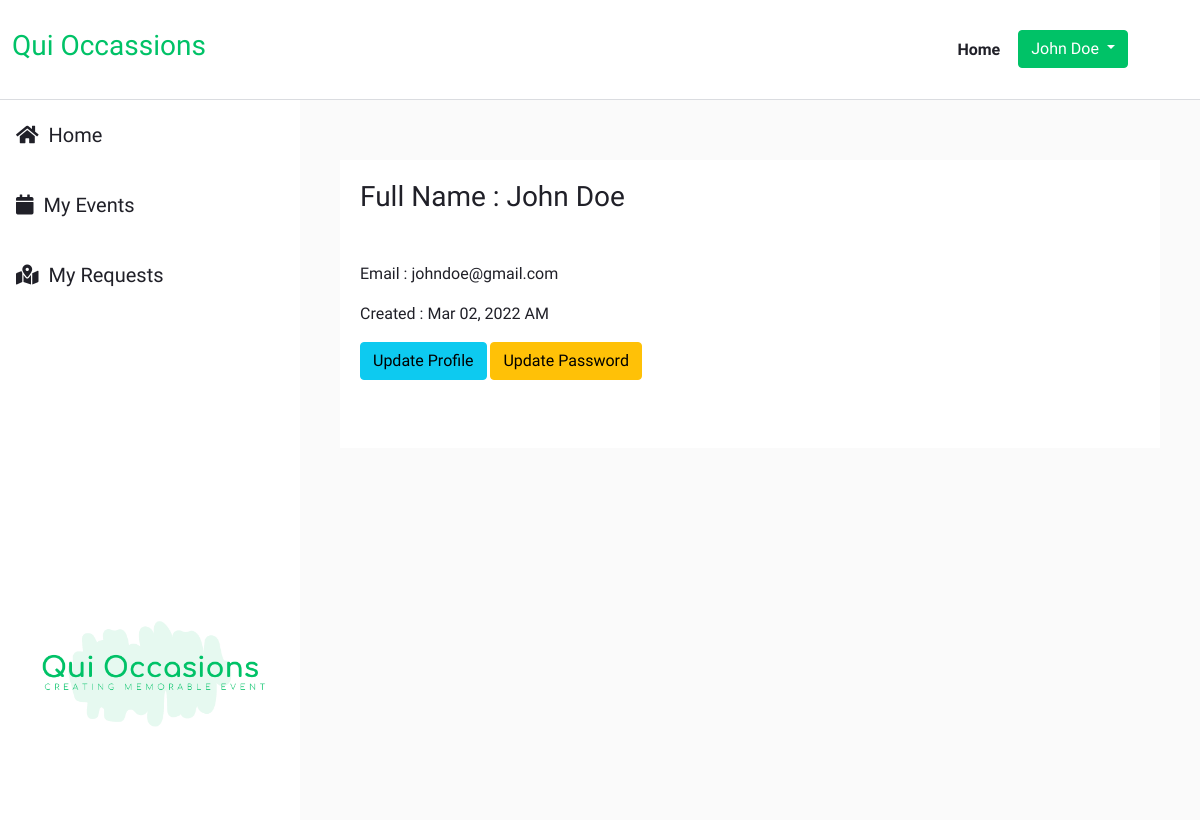
Page /dash/index.php?page=profile (signed in) on the committed database.
### tables this page shows
CREATE TABLE `users` (
  `id` int(11) NOT NULL AUTO_INCREMENT,
  `full_name` varchar(150) NOT NULL,
  `email` varchar(100) NOT NULL,
  `password` varchar(255) NOT NULL,
  `created_at` datetime DEFAULT CURRENT_TIMESTAMP,
  PRIMARY KEY (`id`),
  UNIQUE KEY `email` (`email`)
);

### dash/profile.php (the view, shortened to what this page needs)
<?php
require_once "../scripts/db_conn.php";
$name = $email = $created_date = "";
$sql = "SELECT * FROM USERS WHERE id = ?";
if($stmt = $mysqli->prepare($sql)){
    $stmt->bind_param("i", $param_id);
    if($stmt->execute()){
        $result = $stmt->get_result();
        if($result->num_rows == 1){
            $row = $result->fetch_array(MYSQLI_ASSOC);
            $name = $row["full_name"];
            $email = $row["email"];
        } else{
            $main_err = "Oops! URL doesn't contain valid id.";
            exit();
        }
    } else{
        $main_err = "Oops! Something went wrong. Please try again later.";
    }
}
                ?>
<div>
    <div class="table-wrapper">
        <div>
            <h3> Full Name : <?php echo ucwords($name); ?> </h3>
            <p class='mt-5'> Email : <?php echo $email; ?> </p>
            <p> Created : <?php echo date("M d, Y A",strtotime($row['created_at']));?> </p>
            <button type="button" id="btn_update_profile" class="btn btn-info">Update Profile</button>
            <button type="button" id="btn_update_pass" class="btn btn-warning">Update Password</button>
        </div>
       </div>
    </div>
</div>

### assets/css/main.css (style rules this page uses)
:root { --primary: #00c267; --primary-lightest: #e6f9f0; --primary-lighter: #bfefd8; --primary-darker: #014f32; --onyx-light: #36363d; --onyx: #202028; --onyx-lightest: #636368; --onyx-lighter: #4c4c53; --black: #22292f; --aux: #ef7f4d; --aux-lighter: #ef7f4d54; }
html, body { scroll-behavior: smooth; }
body { font-family: 'Comfortaa', cursive; color: var(--onyx); margin: 0; padding: 0; box-sizing: content-box; background: #ffffff; }

### assets/css/dash.css (style rules this page uses)
.table-wrapper { margin-top: 20px; background: #ffffff; padding: 20px; position: relative; }

### rows in the picture
users: full_name "John Doe", email "johndoe@gmail.com", created_at "Mar 02, 2022 AM"

### other values in the picture
$_SESSION["full_name"] "John Doe"
